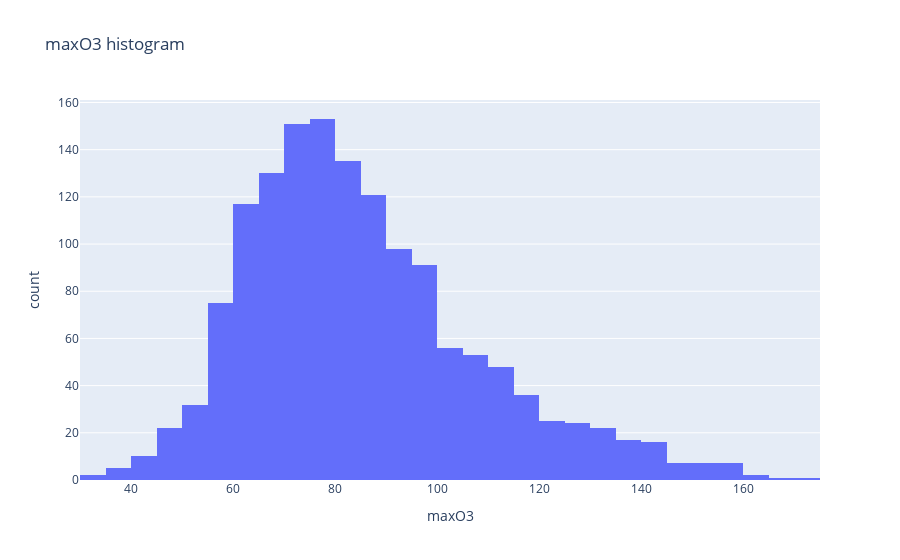

Notebook code for this chart:
### Markdown cell above
En analysant les tracés des séries temporelles entre l'année 1995 et l'année 2002, il est difficile d'extraire directement une composante de saisonnalité visible. 

Nous pouvons remarque l'effet de l'interpolation sur les données, notamment dans l'an 1997 ou le gap de données est le plus grand.

### Code cell
## plot the histogram of the target (maxO3) column 

px.histogram(df, x= 'maxO3' , title= 'maxO3 histogram' )

### Figure 1 — Plotly figure (JSON) as saved in the notebook; plotly's stock layout.template omitted (floating-point values rounded to 4 significant figures; data arrays with more than 128 entries replaced by an {"elided": "..."} marker saying what was removed)
{"data": [{"alignmentgroup": "True", "bingroup": "x", "hovertemplate": "maxO3=%{x}<br>count=%{y}<extra></extra>", "legendgroup": "", "marker": {"color": "#636efa", "pattern": {"shape": ""}}, "name": "", "offsetgroup": "", "orientation": "v", "showlegend": false, "type": "histogram", "x": {"elided": "1464 float values"}, "xaxis": "x", "yaxis": "y"}], "layout": {"barmode": "relative", "legend": {"tracegroupgap": 0}, "title": {"text": "maxO3 histogram"}, "xaxis": {"anchor": "y", "domain": [0, 1], "title": {"text": "maxO3"}}, "yaxis": {"anchor": "x", "domain": [0, 1], "title": {"text": "count"}}}}
